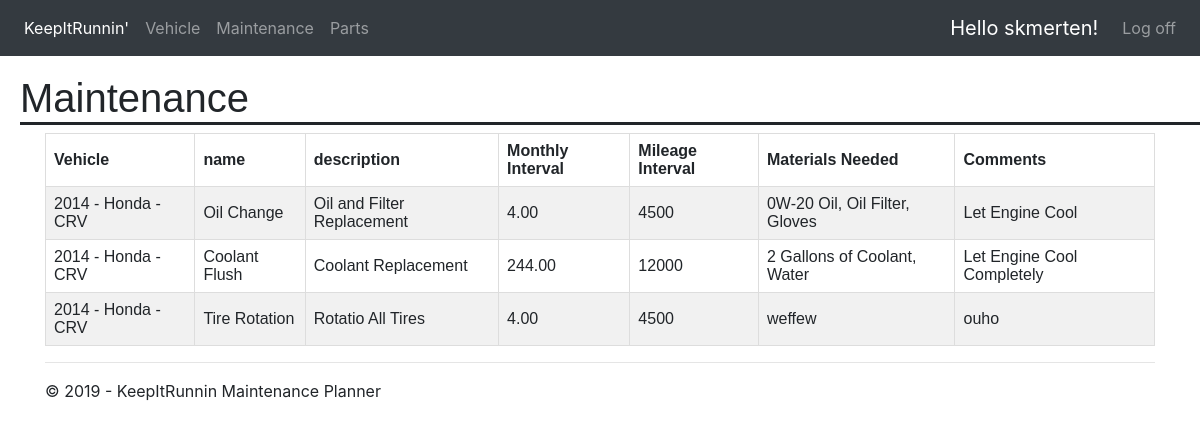
The page /maintenance/view/ (signed in) on the database as committed earlier.
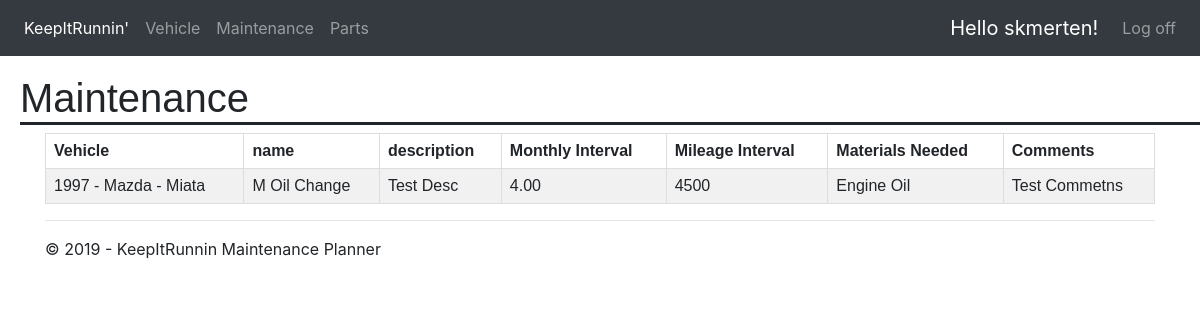
The same page on the database as committed later.
### maintenance/models.py (models this page shows, shortened)
class Maintenance(models.Model):
    vehicle = models.ForeignKey(Vehicle, on_delete=models.CASCADE)
    name = models.CharField(max_length=200,null=False)
    description = models.CharField(max_length=100,null=True)
    months = models.DecimalField(max_digits=5, decimal_places=2)
    miles = models.IntegerField(max_length=None)
    materials = models.CharField(max_length=250,null=True)
    comments = models.CharField(max_length=250,null=True)

### vehicles/models.py (models this page shows)
class Vehicle(models.Model):
    user = models.ForeignKey(User, on_delete=models.CASCADE)
    name = models.CharField(max_length = 255, blank=True, null=True)
    year = models.IntegerField(max_length=None)
    make = models.CharField(max_length=100)
    model = models.CharField(max_length=100)
    trim = models.CharField(max_length=100, blank=True, null=True)
    color = models.CharField(max_length=100, blank=True, null=True)
    image = models.ImageField(blank=True, null=True)
    tankSize = models.DecimalField(blank=True, null=True, max_digits=5, decimal_places=2)
    mileage = models.IntegerField(max_length=None)
    transmission = models.CharField(max_length=100, blank=True, null=True)
    driveWheels = models.CharField(max_length=100, blank=True, null=True)
    mpg = models.DecimalField(blank=True, null=True, max_digits=5, decimal_places=2)
    status = models.CharField(max_length=20)
    vehicle_creation = models.DateField(auto_now_add=True)
    mileage_date = models.DateField(auto_now_add=True)
    last_modified = models.DateField(auto_now_add=True)
    def __str__(self):
        return str(self.year) + ' - ' + self.make + ' - ' + self.model

### maintenance/views.py (the view)
# urls.py: path('maintenance/view/', maintenance.views.viewMaint, name='viewMaint'),
@login_required(login_url='/login')
def viewMaint(request):
    maintenance = Maintenance.objects.filter(vehicle__user=request.user)
    assert isinstance(request, HttpRequest)
    return render(
        request,
        'app/viewMaint.html',
        {
            'title':'Maintenance',
            'year':datetime.now().year,
            'maintenance': maintenance
        }
    )

### app/templates/app/viewMaint.html
{% extends "app/layout.html" %}
{% block content %}
<div>
	<table id="schedulMaint2">
	  <tr>
        <th>Vehicle</th>
		<th>name</th>
		<th>description</th>
		<th>Monthly Interval</th>
		<th>Mileage Interval</th>
		<th>Materials Needed</th>
		<th>Comments</th>
	  </tr>
      {% for each in maintenance %}
	      <tr>
            <td>{{each.vehicle}}</td>
            <td>{{each.name}}</td>
            <td>{{each.description}}</td>
            <td>{{each.months}}</td>
            <td>{{each.miles}}</td>
            <td>{{each.materials}}</td>
            <td>{{each.comments}}</td>
	      </tr>
      {% endfor %}
	</table>
</div>
{% endblock %}

Rows that differ between the two databases and show on the page:
removed Maintenance: vehicle "2014 - Honda - CRV", name "Oil Change", description "Oil and Filter Replacement", months "4.00", miles "4500", materials "0W-20 Oil, Oil Filter, Gloves", comments "Let Engine Cool"
removed Maintenance: vehicle "2014 - Honda - CRV", name "Coolant Flush", description "Coolant Replacement", months "244.00", miles "12000", materials "2 Gallons of Coolant, Water", comments "Let Engine Cool Completely"
removed Maintenance: vehicle "2014 - Honda - CRV", name "Tire Rotation", description "Rotatio All Tires", months "4.00", miles "4500", materials "weffew", comments "ouho"
added Maintenance: vehicle "1997 - Mazda - Miata", name "M Oil Change", description "Test Desc", months "4.00", miles "4500", materials "Engine Oil", comments "Test Commetns"
